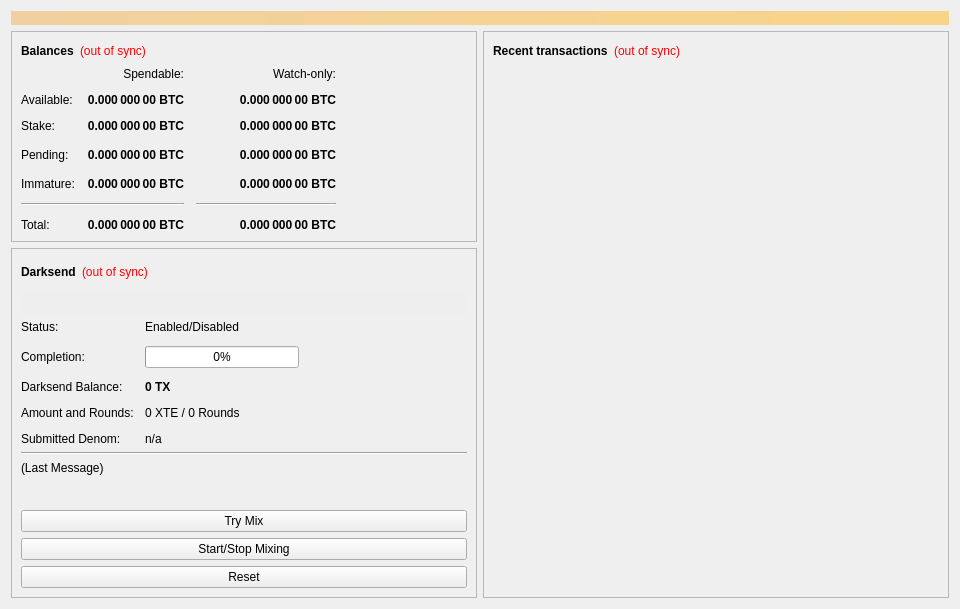
<?xml version="1.0" encoding="UTF-8"?>
<ui version="4.0">
 <class>OverviewPage</class>
 <widget class="QWidget" name="OverviewPage">
  <property name="geometry">
   <rect>
    <x>0</x>
    <y>0</y>
    <width>960</width>
    <height>594</height>
   </rect>
  </property>
  <property name="minimumSize">
   <size>
    <width>960</width>
    <height>0</height>
   </size>
  </property>
  <property name="windowTitle">
   <string>Form</string>
  </property>
  <layout class="QVBoxLayout" name="topLayout">
   <item>
    <widget class="QLabel" name="labelAlerts">
     <property name="visible">
      <bool>false</bool>
     </property>
     <property name="styleSheet">
      <string notr="true">background-color: qlineargradient(x1: 0, y1: 0, x2: 1, y2: 0, stop:0 #F0D0A0, stop:1 #F8D488); color:#000000;</string>
     </property>
     <property name="wordWrap">
      <bool>true</bool>
     </property>
     <property name="margin">
      <number>3</number>
     </property>
    </widget>
   </item>
   <item>
    <layout class="QHBoxLayout" name="horizontalLayout" stretch="1,1">
     <item>
      <layout class="QVBoxLayout" name="verticalLayout_2">
       <item>
        <widget class="QFrame" name="frame">
         <property name="frameShape">
          <enum>QFrame::StyledPanel</enum>
         </property>
         <property name="frameShadow">
          <enum>QFrame::Raised</enum>
         </property>
         <layout class="QVBoxLayout" name="verticalLayout_4">
          <item>
           <layout class="QHBoxLayout" name="horizontalLayout_4">
            <item>
             <widget class="QLabel" name="label_5">
              <property name="font">
               <font>
                <weight>75</weight>
                <bold>true</bold>
               </font>
              </property>
              <property name="text">
               <string>Balances</string>
              </property>
             </widget>
            </item>
            <item>
             <widget class="QLabel" name="labelWalletStatus">
              <property name="cursor">
               <cursorShape>WhatsThisCursor</cursorShape>
              </property>
              <property name="toolTip">
               <string>The displayed information may be out of date. Your wallet automatically synchronizes with the XStem network after a connection is established, but this process has not completed yet.</string>
              </property>
              <property name="styleSheet">
               <string notr="true">QLabel { color: red; }</string>
              </property>
              <property name="text">
               <string notr="true">(out of sync)</string>
              </property>
              <property name="alignment">
               <set>Qt::AlignLeading|Qt::AlignLeft|Qt::AlignVCenter</set>
              </property>
             </widget>
            </item>
            <item>
             <spacer name="horizontalSpacer_3">
              <property name="orientation">
               <enum>Qt::Horizontal</enum>
              </property>
              <property name="sizeHint" stdset="0">
               <size>
                <width>40</width>
                <height>20</height>
               </size>
              </property>
             </spacer>
            </item>
           </layout>
          </item>
          <item>
           <layout class="QGridLayout" name="gridLayout">
            <property name="spacing">
             <number>12</number>
            </property>
            <item row="3" column="2">
             <widget class="QLabel" name="labelWatchPending">
              <property name="font">
               <font>
                <weight>75</weight>
                <bold>true</bold>
               </font>
              </property>
              <property name="cursor">
               <cursorShape>IBeamCursor</cursorShape>
              </property>
              <property name="toolTip">
               <string>Unconfirmed transactions to watch-only addresses</string>
              </property>
              <property name="text">
               <string notr="true">0.000 000 00 BTC</string>
              </property>
              <property name="alignment">
               <set>Qt::AlignRight|Qt::AlignTrailing|Qt::AlignVCenter</set>
              </property>
              <property name="textInteractionFlags">
               <set>Qt::LinksAccessibleByMouse|Qt::TextSelectableByKeyboard|Qt::TextSelectableByMouse</set>
              </property>
             </widget>
            </item>
            <item row="3" column="1">
             <widget class="QLabel" name="labelUnconfirmed">
              <property name="font">
               <font>
                <weight>75</weight>
                <bold>true</bold>
               </font>
              </property>
              <property name="cursor">
               <cursorShape>IBeamCursor</cursorShape>
              </property>
              <property name="toolTip">
               <string>Total of transactions that have yet to be confirmed, and do not yet count toward the spendable balance</string>
              </property>
              <property name="text">
               <string notr="true">0.000 000 00 BTC</string>
              </property>
              <property name="alignment">
               <set>Qt::AlignRight|Qt::AlignTrailing|Qt::AlignVCenter</set>
              </property>
              <property name="textInteractionFlags">
               <set>Qt::LinksAccessibleByMouse|Qt::TextSelectableByKeyboard|Qt::TextSelectableByMouse</set>
              </property>
             </widget>
            </item>
            <item row="4" column="2">
             <widget class="QLabel" name="labelWatchImmature">
              <property name="font">
               <font>
                <weight>75</weight>
                <bold>true</bold>
               </font>
              </property>
              <property name="cursor">
               <cursorShape>IBeamCursor</cursorShape>
              </property>
              <property name="toolTip">
               <string>Mined balance in watch-only addresses that has not yet matured</string>
              </property>
              <property name="text">
               <string notr="true">0.000 000 00 BTC</string>
              </property>
              <property name="alignment">
               <set>Qt::AlignRight|Qt::AlignTrailing|Qt::AlignVCenter</set>
              </property>
              <property name="textInteractionFlags">
               <set>Qt::LinksAccessibleByMouse|Qt::TextSelectableByKeyboard|Qt::TextSelectableByMouse</set>
              </property>
             </widget>
            </item>
            <item row="5" column="0" colspan="2">
             <widget class="Line" name="lineSpendableBalance">
              <property name="orientation">
               <enum>Qt::Horizontal</enum>
              </property>
             </widget>
            </item>
            <item row="5" column="2">
             <widget class="Line" name="lineWatchBalance">
              <property name="sizePolicy">
               <sizepolicy hsizetype="Preferred" vsizetype="Fixed">
                <horstretch>0</horstretch>
                <verstretch>0</verstretch>
               </sizepolicy>
              </property>
              <property name="minimumSize">
               <size>
                <width>140</width>
                <height>0</height>
               </size>
              </property>
              <property name="orientation">
               <enum>Qt::Horizontal</enum>
              </property>
             </widget>
            </item>
            <item row="6" column="0">
             <widget class="QLabel" name="labelTotalText">
              <property name="text">
               <string>Total:</string>
              </property>
             </widget>
            </item>
            <item row="4" column="1">
             <widget class="QLabel" name="labelImmature">
              <property name="font">
               <font>
                <weight>75</weight>
                <bold>true</bold>
               </font>
              </property>
              <property name="cursor">
               <cursorShape>IBeamCursor</cursorShape>
              </property>
              <property name="toolTip">
               <string>Mined balance that has not yet matured</string>
              </property>
              <property name="text">
               <string notr="true">0.000 000 00 BTC</string>
              </property>
              <property name="alignment">
               <set>Qt::AlignRight|Qt::AlignTrailing|Qt::AlignVCenter</set>
              </property>
              <property name="textInteractionFlags">
               <set>Qt::LinksAccessibleByMouse|Qt::TextSelectableByKeyboard|Qt::TextSelectableByMouse</set>
              </property>
             </widget>
            </item>
            <item row="3" column="3">
             <spacer name="horizontalSpacer_2">
              <property name="orientation">
               <enum>Qt::Horizontal</enum>
              </property>
              <property name="sizeHint" stdset="0">
               <size>
                <width>40</width>
                <height>20</height>
               </size>
              </property>
             </spacer>
            </item>
            <item row="4" column="0">
             <widget class="QLabel" name="labelImmatureText">
              <property name="text">
               <string>Immature:</string>
              </property>
             </widget>
            </item>
            <item row="6" column="1">
             <widget class="QLabel" name="labelTotal">
              <property name="font">
               <font>
                <weight>75</weight>
                <bold>true</bold>
               </font>
              </property>
              <property name="cursor">
               <cursorShape>IBeamCursor</cursorShape>
              </property>
              <property name="toolTip">
               <string>Your current total balance</string>
              </property>
              <property name="text">
               <string notr="true">0.000 000 00 BTC</string>
              </property>
              <property name="alignment">
               <set>Qt::AlignRight|Qt::AlignTrailing|Qt::AlignVCenter</set>
              </property>
              <property name="textInteractionFlags">
               <set>Qt::LinksAccessibleByMouse|Qt::TextSelectableByKeyboard|Qt::TextSelectableByMouse</set>
              </property>
             </widget>
            </item>
            <item row="6" column="2">
             <widget class="QLabel" name="labelWatchTotal">
              <property name="font">
               <font>
                <weight>75</weight>
                <bold>true</bold>
               </font>
              </property>
              <property name="cursor">
               <cursorShape>IBeamCursor</cursorShape>
              </property>
              <property name="toolTip">
               <string>Current total balance in watch-only addresses</string>
              </property>
              <property name="text">
               <string notr="true">0.000 000 00 BTC</string>
              </property>
              <property name="alignment">
               <set>Qt::AlignRight|Qt::AlignTrailing|Qt::AlignVCenter</set>
              </property>
              <property name="textInteractionFlags">
               <set>Qt::LinksAccessibleByMouse|Qt::TextSelectableByKeyboard|Qt::TextSelectableByMouse</set>
              </property>
             </widget>
            </item>
            <item row="0" column="2">
             <widget class="QLabel" name="labelWatchonly">
              <property name="text">
               <string>Watch-only:</string>
              </property>
              <property name="alignment">
               <set>Qt::AlignRight|Qt::AlignTrailing|Qt::AlignVCenter</set>
              </property>
             </widget>
            </item>
            <item row="1" column="0">
             <widget class="QLabel" name="labelBalanceText">
              <property name="text">
               <string>Available:</string>
              </property>
             </widget>
            </item>
            <item row="1" column="1">
             <widget class="QLabel" name="labelBalance">
              <property name="font">
               <font>
                <weight>75</weight>
                <bold>true</bold>
               </font>
              </property>
              <property name="cursor">
               <cursorShape>IBeamCursor</cursorShape>
              </property>
              <property name="toolTip">
               <string>Your current spendable balance</string>
              </property>
              <property name="text">
               <string notr="true">0.000 000 00 BTC</string>
              </property>
              <property name="alignment">
               <set>Qt::AlignRight|Qt::AlignTrailing|Qt::AlignVCenter</set>
              </property>
              <property name="textInteractionFlags">
               <set>Qt::LinksAccessibleByMouse|Qt::TextSelectableByKeyboard|Qt::TextSelectableByMouse</set>
              </property>
             </widget>
            </item>
            <item row="2" column="0">
             <widget class="QLabel" name="label_10">
              <property name="text">
               <string>Stake:</string>
              </property>
             </widget>
            </item>
            <item row="2" column="1">
             <widget class="QLabel" name="labelStake">
              <property name="font">
               <font>
                <weight>75</weight>
                <bold>true</bold>
               </font>
              </property>
              <property name="cursor">
               <cursorShape>IBeamCursor</cursorShape>
              </property>
              <property name="toolTip">
               <string>Total of coins that was staked, and do not yet count toward the current balance</string>
              </property>
              <property name="text">
               <string notr="true">0.000 000 00 BTC</string>
              </property>
              <property name="alignment">
               <set>Qt::AlignRight|Qt::AlignTrailing|Qt::AlignVCenter</set>
              </property>
              <property name="textInteractionFlags">
               <set>Qt::LinksAccessibleByMouse|Qt::TextSelectableByKeyboard|Qt::TextSelectableByMouse</set>
              </property>
             </widget>
            </item>
            <item row="2" column="2">
             <widget class="QLabel" name="labelWatchStake">
              <property name="font">
               <font>
                <weight>75</weight>
                <bold>true</bold>
               </font>
              </property>
              <property name="cursor">
               <cursorShape>IBeamCursor</cursorShape>
              </property>
              <property name="toolTip">
               <string>Total of coins that was staked in watch-only addresses, and do not yet count toward the current watch-only balance</string>
              </property>
              <property name="text">
               <string notr="true">0.000 000 00 BTC</string>
              </property>
              <property name="alignment">
               <set>Qt::AlignRight|Qt::AlignTrailing|Qt::AlignVCenter</set>
              </property>
              <property name="textInteractionFlags">
               <set>Qt::LinksAccessibleByMouse|Qt::TextSelectableByKeyboard|Qt::TextSelectableByMouse</set>
              </property>
             </widget>
            </item>
            <item row="1" column="2">
             <widget class="QLabel" name="labelWatchAvailable">
              <property name="font">
               <font>
                <weight>75</weight>
                <bold>true</bold>
               </font>
              </property>
              <property name="cursor">
               <cursorShape>IBeamCursor</cursorShape>
              </property>
              <property name="toolTip">
               <string>Your current balance in watch-only addresses</string>
              </property>
              <property name="text">
               <string notr="true">0.000 000 00 BTC</string>
              </property>
              <property name="alignment">
               <set>Qt::AlignRight|Qt::AlignTrailing|Qt::AlignVCenter</set>
              </property>
              <property name="textInteractionFlags">
               <set>Qt::LinksAccessibleByMouse|Qt::TextSelectableByKeyboard|Qt::TextSelectableByMouse</set>
              </property>
             </widget>
            </item>
            <item row="3" column="0">
             <widget class="QLabel" name="labelPendingText">
              <property name="text">
               <string>Pending:</string>
              </property>
             </widget>
            </item>
            <item row="0" column="1">
             <widget class="QLabel" name="labelSpendable">
              <property name="text">
               <string>Spendable:</string>
              </property>
              <property name="alignment">
               <set>Qt::AlignRight|Qt::AlignTrailing|Qt::AlignVCenter</set>
              </property>
             </widget>
            </item>
           </layout>
          </item>
         </layout>
        </widget>
       </item>
       <item>
        <widget class="QFrame" name="frameDarksend">
         <property name="sizePolicy">
          <sizepolicy hsizetype="Expanding" vsizetype="Expanding">
           <horstretch>0</horstretch>
           <verstretch>0</verstretch>
          </sizepolicy>
         </property>
         <property name="minimumSize">
          <size>
           <width>0</width>
           <height>350</height>
          </size>
         </property>
         <property name="layoutDirection">
          <enum>Qt::LeftToRight</enum>
         </property>
         <property name="frameShape">
          <enum>QFrame::StyledPanel</enum>
         </property>
         <property name="frameShadow">
          <enum>QFrame::Raised</enum>
         </property>
         <layout class="QVBoxLayout" name="verticalLayout_5">
          <item>
           <layout class="QHBoxLayout" name="horizontalLayout_5">
            <item>
             <widget class="QLabel" name="label_2">
              <property name="font">
               <font>
                <weight>75</weight>
                <bold>true</bold>
               </font>
              </property>
              <property name="text">
               <string>Darksend</string>
              </property>
             </widget>
            </item>
            <item>
             <widget class="QLabel" name="labelDarksendSyncStatus">
              <property name="toolTip">
               <string>The displayed information may be out of date. Your wallet automatically synchronizes with the XStem network after a connection is established, but this process has not completed yet.</string>
              </property>
              <property name="styleSheet">
               <string notr="true">QLabel { color: red; }</string>
              </property>
              <property name="text">
               <string notr="true">(out of sync)</string>
              </property>
              <property name="alignment">
               <set>Qt::AlignLeading|Qt::AlignLeft|Qt::AlignVCenter</set>
              </property>
             </widget>
            </item>
            <item>
             <spacer name="horizontalSpacer_4">
              <property name="orientation">
               <enum>Qt::Horizontal</enum>
              </property>
              <property name="sizeHint" stdset="0">
               <size>
                <width>40</width>
                <height>20</height>
               </size>
              </property>
             </spacer>
            </item>
           </layout>
          </item>
          <item>
           <widget class="QPushButton" name="runAutoDenom">
            <property name="palette">
             <palette>
              <active>
               <colorrole role="WindowText">
                <brush brushstyle="SolidPattern">
                 <color alpha="255">
                  <red>0</red>
                  <green>0</green>
                  <blue>0</blue>
                 </color>
                </brush>
               </colorrole>
               <colorrole role="Button">
                <brush brushstyle="SolidPattern">
                 <color alpha="255">
                  <red>239</red>
                  <green>238</green>
                  <blue>238</blue>
                 </color>
                </brush>
               </colorrole>
               <colorrole role="Light">
                <brush brushstyle="SolidPattern">
                 <color alpha="255">
                  <red>255</red>
                  <green>255</green>
                  <blue>255</blue>
                 </color>
                </brush>
               </colorrole>
               <colorrole role="Midlight">
                <brush brushstyle="SolidPattern">
                 <color alpha="255">
                  <red>247</red>
                  <green>246</green>
                  <blue>246</blue>
                 </color>
                </brush>
               </colorrole>
               <colorrole role="Dark">
                <brush brushstyle="SolidPattern">
                 <color alpha="255">
                  <red>119</red>
                  <green>119</green>
                  <blue>119</blue>
                 </color>
                </brush>
               </colorrole>
               <colorrole role="Mid">
                <brush brushstyle="SolidPattern">
                 <color alpha="255">
                  <red>159</red>
                  <green>159</green>
                  <blue>159</blue>
                 </color>
                </brush>
               </colorrole>
               <colorrole role="Text">
                <brush brushstyle="SolidPattern">
                 <color alpha="255">
                  <red>0</red>
                  <green>0</green>
                  <blue>0</blue>
                 </color>
                </brush>
               </colorrole>
               <colorrole role="BrightText">
                <brush brushstyle="SolidPattern">
                 <color alpha="255">
                  <red>255</red>
                  <green>255</green>
                  <blue>255</blue>
                 </color>
                </brush>
               </colorrole>
               <colorrole role="ButtonText">
                <brush brushstyle="SolidPattern">
                 <color alpha="255">
                  <red>0</red>
                  <green>0</green>
                  <blue>0</blue>
                 </color>
                </brush>
               </colorrole>
               <colorrole role="Base">
                <brush brushstyle="SolidPattern">
                 <color alpha="255">
                  <red>255</red>
                  <green>255</green>
                  <blue>255</blue>
                 </color>
                </brush>
               </colorrole>
               <colorrole role="Window">
                <brush brushstyle="SolidPattern">
                 <color alpha="255">
                  <red>239</red>
                  <green>238</green>
                  <blue>238</blue>
                 </color>
                </brush>
               </colorrole>
               <colorrole role="Shadow">
                <brush brushstyle="SolidPattern">
                 <color alpha="255">
                  <red>0</red>
                  <green>0</green>
                  <blue>0</blue>
                 </color>
                </brush>
               </colorrole>
               <colorrole role="AlternateBase">
                <brush brushstyle="SolidPattern">
                 <color alpha="255">
                  <red>247</red>
                  <green>246</green>
                  <blue>246</blue>
                 </color>
                </brush>
               </colorrole>
               <colorrole role="ToolTipBase">
                <brush brushstyle="SolidPattern">
                 <color alpha="255">
                  <red>255</red>
                  <green>255</green>
                  <blue>220</blue>
                 </color>
                </brush>
               </colorrole>
               <colorrole role="ToolTipText">
                <brush brushstyle="SolidPattern">
                 <color alpha="255">
                  <red>0</red>
                  <green>0</green>
                  <blue>0</blue>
                 </color>
                </brush>
               </colorrole>
              </active>
              <inactive>
               <colorrole role="WindowText">
                <brush brushstyle="SolidPattern">
                 <color alpha="255">
                  <red>0</red>
                  <green>0</green>
                  <blue>0</blue>
                 </color>
                </brush>
               </colorrole>
               <colorrole role="Button">
                <brush brushstyle="SolidPattern">
                 <color alpha="255">
                  <red>239</red>
                  <green>238</green>
                  <blue>238</blue>
                 </color>
                </brush>
               </colorrole>
               <colorrole role="Light">
                <brush brushstyle="SolidPattern">
                 <color alpha="255">
                  <red>255</red>
                  <green>255</green>
                  <blue>255</blue>
                 </color>
                </brush>
               </colorrole>
               <colorrole role="Midlight">
                <brush brushstyle="SolidPattern">
                 <color alpha="255">
                  <red>247</red>
                  <green>246</green>
                  <blue>246</blue>
                 </color>
                </brush>
               </colorrole>
               <colorrole role="Dark">
                <brush brushstyle="SolidPattern">
                 <color alpha="255">
                  <red>119</red>
                  <green>119</green>
                  <blue>119</blue>
                 </color>
                </brush>
               </colorrole>
               <colorrole role="Mid">
                <brush brushstyle="SolidPattern">
                 <color alpha="255">
                  <red>159</red>
                  <green>159</green>
                  <blue>159</blue>
                 </color>
                </brush>
               </colorrole>
               <colorrole role="Text">
                <brush brushstyle="SolidPattern">
                 <color alpha="255">
                  <red>0</red>
                  <green>0</green>
                  <blue>0</blue>
                 </color>
                </brush>
               </colorrole>
               <colorrole role="BrightText">
                <brush brushstyle="SolidPattern">
                 <color alpha="255">
                  <red>255</red>
                  <green>255</green>
                  <blue>255</blue>
                 </color>
                </brush>
               </colorrole>
               <colorrole role="ButtonText">
                <brush brushstyle="SolidPattern">
                 <color alpha="255">
                  <red>0</red>
                  <green>0</green>
                  <blue>0</blue>
                 </color>
                </brush>
               </colorrole>
               <colorrole role="Base">
                <brush brushstyle="SolidPattern">
                 <color alpha="255">
                  <red>255</red>
                  <green>255</green>
                  <blue>255</blue>
                 </color>
                </brush>
               </colorrole>
               <colorrole role="Window">
                <brush brushstyle="SolidPattern">
                 <color alpha="255">
                  <red>239</red>
                  <green>238</green>
                  <blue>238</blue>
                 </color>
                </brush>
               </colorrole>
               <colorrole role="Shadow">
                <brush brushstyle="SolidPattern">
                 <color alpha="255">
                  <red>0</red>
                  <green>0</green>
                  <blue>0</blue>
                 </color>
                </brush>
               </colorrole>
               <colorrole role="AlternateBase">
                <brush brushstyle="SolidPattern">
                 <color alpha="255">
                  <red>247</red>
                  <green>246</green>
                  <blue>246</blue>
                 </color>
                </brush>
               </colorrole>
               <colorrole role="ToolTipBase">
                <brush brushstyle="SolidPattern">
                 <color alpha="255">
                  <red>255</red>
                  <green>255</green>
                  <blue>220</blue>
                 </color>
                </brush>
               </colorrole>
               <colorrole role="ToolTipText">
                <brush brushstyle="SolidPattern">
                 <color alpha="255">
                  <red>0</red>
                  <green>0</green>
                  <blue>0</blue>
                 </color>
                </brush>
               </colorrole>
              </inactive>
              <disabled>
               <colorrole role="WindowText">
                <brush brushstyle="SolidPattern">
                 <color alpha="255">
                  <red>119</red>
                  <green>119</green>
                  <blue>119</blue>
                 </color>
                </brush>
               </colorrole>
               <colorrole role="Button">
                <brush brushstyle="SolidPattern">
                 <color alpha="255">
                  <red>239</red>
                  <green>238</green>
                  <blue>238</blue>
                 </color>
                </brush>
               </colorrole>
               <colorrole role="Light">
                <brush brushstyle="SolidPattern">
                 <color alpha="255">
                  <red>255</red>
                  <green>255</green>
                  <blue>255</blue>
                 </color>
                </brush>
               </colorrole>
               <colorrole role="Midlight">
                <brush brushstyle="SolidPattern">
                 <color alpha="255">
                  <red>247</red>
                  <green>246</green>
                  <blue>246</blue>
                 </color>
                </brush>
               </colorrole>
               <colorrole role="Dark">
                <brush brushstyle="SolidPattern">
                 <color alpha="255">
                  <red>119</red>
                  <green>119</green>
                  <blue>119</blue>
                 </color>
                </brush>
               </colorrole>
               <colorrole role="Mid">
                <brush brushstyle="SolidPattern">
                 <color alpha="255">
                  <red>159</red>
                  <green>159</green>
                  <blue>159</blue>
                 </color>
                </brush>
               </colorrole>
               <colorrole role="Text">
                <brush brushstyle="SolidPattern">
                 <color alpha="255">
                  <red>119</red>
                  <green>119</green>
                  <blue>119</blue>
                 </color>
                </brush>
               </colorrole>
               <colorrole role="BrightText">
                <brush brushstyle="SolidPattern">
                 <color alpha="255">
                  <red>255</red>
                  <green>255</green>
                  <blue>255</blue>
                 </color>
                </brush>
               </colorrole>
               <colorrole role="ButtonText">
                <brush brushstyle="SolidPattern">
                 <color alpha="255">
                  <red>119</red>
                  <green>119</green>
                  <blue>119</blue>
                 </color>
                </brush>
               </colorrole>
               <colorrole role="Base">
                <brush brushstyle="SolidPattern">
                 <color alpha="255">
                  <red>239</red>
                  <green>238</green>
                  <blue>238</blue>
                 </color>
                </brush>
               </colorrole>
               <colorrole role="Window">
                <brush brushstyle="SolidPattern">
                 <color alpha="255">
                  <red>239</red>
                  <green>238</green>
                  <blue>238</blue>
                 </color>
                </brush>
               </colorrole>
               <colorrole role="Shadow">
                <brush brushstyle="SolidPattern">
                 <color alpha="255">
                  <red>0</red>
                  <green>0</green>
                  <blue>0</blue>
                 </color>
                </brush>
               </colorrole>
               <colorrole role="AlternateBase">
                <brush brushstyle="SolidPattern">
                 <color alpha="255">
                  <red>239</red>
                  <green>238</green>
                  <blue>238</blue>
                 </color>
                </brush>
               </colorrole>
               <colorrole role="ToolTipBase">
                <brush brushstyle="SolidPattern">
                 <color alpha="255">
                  <red>255</red>
                  <green>255</green>
                  <blue>220</blue>
                 </color>
                </brush>
               </colorrole>
               <colorrole role="ToolTipText">
                <brush brushstyle="SolidPattern">
                 <color alpha="255">
                  <red>0</red>
                  <green>0</green>
                  <blue>0</blue>
                 </color>
                </brush>
               </colorrole>
              </disabled>
             </palette>
            </property>
            <property name="focusPolicy">
             <enum>Qt::NoFocus</enum>
            </property>
            <property name="autoFillBackground">
             <bool>true</bool>
            </property>
            <property name="text">
             <string/>
            </property>
            <property name="flat">
             <bool>true</bool>
            </property>
           </widget>
          </item>
          <item>
           <layout class="QFormLayout" name="formLayout">
            <property name="fieldGrowthPolicy">
             <enum>QFormLayout::AllNonFixedFieldsGrow</enum>
            </property>
            <property name="horizontalSpacing">
             <number>11</number>
            </property>
            <property name="verticalSpacing">
             <number>12</number>
            </property>
            <item row="0" column="0">
             <widget class="QLabel" name="label_6">
              <property name="text">
               <string>Status:</string>
              </property>
             </widget>
            </item>
            <item row="1" column="0">
             <widget class="QLabel" name="label_7">
              <property name="text">
               <string>Completion:</string>
              </property>
             </widget>
            </item>
            <item row="1" column="1">
             <widget class="QProgressBar" name="darksendProgress">
              <property name="maximumSize">
               <size>
                <width>154</width>
                <height>16777215</height>
               </size>
              </property>
              <property name="value">
               <number>0</number>
              </property>
             </widget>
            </item>
            <item row="3" column="0">
             <widget class="QLabel" name="labelAnonymizedText">
              <property name="text">
               <string>Darksend Balance:</string>
              </property>
             </widget>
            </item>
            <item row="3" column="1">
             <widget class="QLabel" name="labelAnonymized">
              <property name="font">
               <font>
                <weight>75</weight>
                <bold>true</bold>
               </font>
              </property>
              <property name="text">
               <string notr="true">0 TX</string>
              </property>
             </widget>
            </item>
            <item row="4" column="0">
             <widget class="QLabel" name="label_8">
              <property name="text">
               <string>Amount and Rounds:</string>
              </property>
             </widget>
            </item>
            <item row="4" column="1">
             <widget class="QLabel" name="labelAmountRounds">
              <property name="text">
               <string>0 XTE / 0 Rounds</string>
              </property>
             </widget>
            </item>
            <item row="5" column="0">
             <widget class="QLabel" name="label_9">
              <property name="text">
               <string>Submitted Denom:</string>
              </property>
             </widget>
            </item>
            <item row="5" column="1">
             <widget class="QLabel" name="labelSubmittedDenom">
              <property name="toolTip">
               <string>The denominations you submitted to the Masternode.&lt;br&gt;To mix, other users must submit the exact same denominations.</string>
              </property>
              <property name="text">
               <string>n/a</string>
              </property>
             </widget>
            </item>
            <item row="0" column="1">
             <widget class="QLabel" name="darksendEnabled">
              <property name="text">
               <string>Enabled/Disabled</string>
              </property>
             </widget>
            </item>
           </layout>
          </item>
          <item>
           <widget class="Line" name="lineLastMessage">
            <property name="orientation">
             <enum>Qt::Horizontal</enum>
            </property>
           </widget>
          </item>
          <item>
           <widget class="QLabel" name="darksendStatus">
            <property name="minimumSize">
             <size>
              <width>288</width>
              <height>43</height>
             </size>
            </property>
            <property name="text">
             <string>(Last Message)</string>
            </property>
            <property name="alignment">
             <set>Qt::AlignLeading|Qt::AlignLeft|Qt::AlignTop</set>
            </property>
            <property name="wordWrap">
             <bool>true</bool>
            </property>
           </widget>
          </item>
          <item>
           <widget class="QPushButton" name="darksendAuto">
            <property name="sizePolicy">
             <sizepolicy hsizetype="MinimumExpanding" vsizetype="Fixed">
              <horstretch>0</horstretch>
              <verstretch>0</verstretch>
             </sizepolicy>
            </property>
            <property name="toolTip">
             <string>Try to manually submit a Darksend request.</string>
            </property>
            <property name="text">
             <string>Try Mix</string>
            </property>
           </widget>
          </item>
          <item>
           <widget class="QPushButton" name="toggleDarksend">
            <property name="sizePolicy">
             <sizepolicy hsizetype="MinimumExpanding" vsizetype="Fixed">
              <horstretch>0</horstretch>
              <verstretch>0</verstretch>
             </sizepolicy>
            </property>
            <property name="text">
             <string>Start/Stop Mixing</string>
            </property>
           </widget>
          </item>
          <item>
           <widget class="QPushButton" name="darksendReset">
            <property name="sizePolicy">
             <sizepolicy hsizetype="MinimumExpanding" vsizetype="Fixed">
              <horstretch>0</horstretch>
              <verstretch>0</verstretch>
             </sizepolicy>
            </property>
            <property name="toolTip">
             <string>Reset the current status of Darksend (can interrupt Darksend if it's in the process of Mixing, which can cost you money!)</string>
            </property>
            <property name="autoFillBackground">
             <bool>false</bool>
            </property>
            <property name="text">
             <string>Reset</string>
            </property>
           </widget>
          </item>
         </layout>
        </widget>
       </item>
       <item>
        <spacer name="verticalSpacer">
         <property name="orientation">
          <enum>Qt::Vertical</enum>
         </property>
         <property name="sizeHint" stdset="0">
          <size>
           <width>20</width>
           <height>40</height>
          </size>
         </property>
        </spacer>
       </item>
      </layout>
     </item>
     <item>
      <layout class="QVBoxLayout" name="verticalLayout_3">
       <item>
        <widget class="QFrame" name="frame_2">
         <property name="frameShape">
          <enum>QFrame::StyledPanel</enum>
         </property>
         <property name="frameShadow">
          <enum>QFrame::Raised</enum>
         </property>
         <layout class="QVBoxLayout" name="verticalLayout">
          <item>
           <layout class="QHBoxLayout" name="horizontalLayout_2">
            <item>
             <widget class="QLabel" name="label_4">
              <property name="font">
               <font>
                <weight>75</weight>
                <bold>true</bold>
               </font>
              </property>
              <property name="text">
               <string>Recent transactions</string>
              </property>
             </widget>
            </item>
            <item>
             <widget class="QLabel" name="labelTransactionsStatus">
              <property name="cursor">
               <cursorShape>WhatsThisCursor</cursorShape>
              </property>
              <property name="toolTip">
               <string>The displayed information may be out of date. Your wallet automatically synchronizes with the XStem network after a connection is established, but this process has not completed yet.</string>
              </property>
              <property name="styleSheet">
               <string notr="true">QLabel { color: red; }</string>
              </property>
              <property name="text">
               <string notr="true">(out of sync)</string>
              </property>
              <property name="alignment">
               <set>Qt::AlignRight|Qt::AlignTrailing|Qt::AlignVCenter</set>
              </property>
             </widget>
            </item>
            <item>
             <spacer name="horizontalSpacer">
              <property name="orientation">
               <enum>Qt::Horizontal</enum>
              </property>
              <property name="sizeHint" stdset="0">
               <size>
                <width>40</width>
                <height>20</height>
               </size>
              </property>
             </spacer>
            </item>
           </layout>
          </item>
          <item>
           <widget class="QListView" name="listTransactions">
            <property name="styleSheet">
             <string notr="true">QListView { background: transparent; }</string>
            </property>
            <property name="frameShape">
             <enum>QFrame::NoFrame</enum>
            </property>
            <property name="verticalScrollBarPolicy">
             <enum>Qt::ScrollBarAlwaysOff</enum>
            </property>
            <property name="horizontalScrollBarPolicy">
             <enum>Qt::ScrollBarAlwaysOff</enum>
            </property>
            <property name="selectionMode">
             <enum>QAbstractItemView::NoSelection</enum>
            </property>
           </widget>
          </item>
         </layout>
        </widget>
       </item>
      </layout>
     </item>
    </layout>
   </item>
  </layout>
 </widget>
 <resources/>
 <connections/>
</ui>
